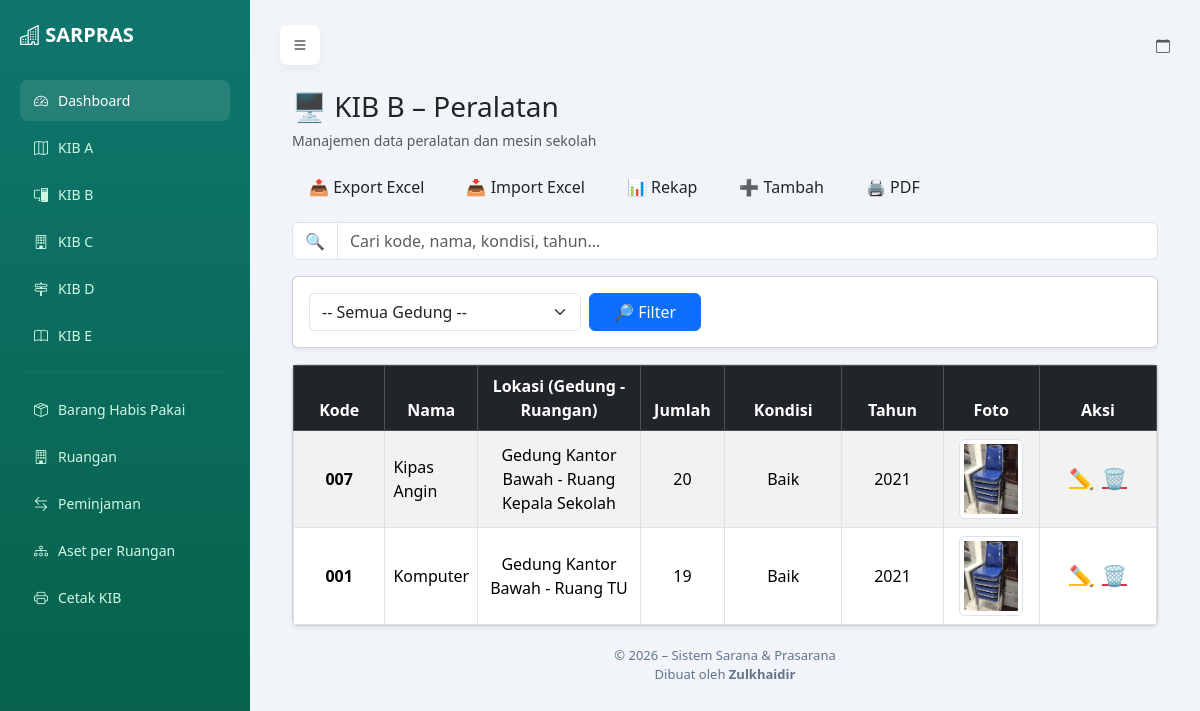
The page /peralatan/ on the database its author committed.
### sarpras/models.py (models this page shows, shortened)
class PeralatanMesin(models.Model):
    kode_barang = models.CharField(max_length=50, unique=True)
    nama = models.CharField(max_length=200)
    jumlah = models.PositiveIntegerField(default=0)
    kondisi = models.CharField(max_length=100)
    tahun_perolehan = models.PositiveIntegerField()
    gambar = models.ImageField(
        upload_to='peralatan/',
        blank=True,
        null=True)
    ruangan = models.ForeignKey ('Ruangan',
        on_delete=models.SET_NULL,
        null=True,
        blank=True,
        related_name='peralatan'
    )

class Ruangan(models.Model):
    gedung = models.ForeignKey(
        Gedung,
        on_delete=models.CASCADE,
        related_name='ruangan'
    )
    nama = models.CharField(max_length=200)
    kode = models.CharField(max_length=50)
    penanggung_jawab = models.CharField(max_length=200, blank=True, null=True)

class Gedung(models.Model):
    kode_barang = models.CharField(max_length=50)
    nama = models.CharField(max_length=200)
    lokasi = models.CharField(max_length=200)
    luas = models.FloatField()
    kondisi = models.CharField(max_length=100)
    tahun_perolehan = models.IntegerField()

### sarpras/views.py (the view)
# urls.py: path('peralatan/', views.peralatan_list, name='peralatan_list'),
def peralatan_list(request):
    query = request.GET.get('q', '')
    gedung_id = request.GET.get('gedung')
    qs = PeralatanMesin.objects.select_related('ruangan__gedung').all().order_by('-id')
    if query:
        qs = qs.filter(
            Q(kode_barang__icontains=query) |
            Q(nama__icontains=query) |
            Q(kondisi__icontains=query)
        )
    if gedung_id:
        qs = qs.filter(ruangan__gedung_id=gedung_id)
    paginator = Paginator(qs, 5)
    page_number = request.GET.get('page')
    peralatan = paginator.get_page(page_number)
    return render(request, 'sarpras/peralatan.html', {
        'data': peralatan,
        'peralatan': peralatan,
        'query': query,
        'gedungs': Gedung.objects.all(),
        'selected_gedung': gedung_id,
    })

### sarpras/templates/sarpras/peralatan.html (shortened to what this page needs)
{% extends 'sarpras/base.html' %}
{% load static %}
{% block content %}
<div class="container mt-4">
    <div class="d-flex justify-content-between align-items-center mb-3 flex-wrap gap-3">
        <div>
            <h3 class="mb-1">🖥️ KIB B – Peralatan</h3>
            <small class="text-muted">
                Manajemen data peralatan dan mesin sekolah
            </small>
        </div>
        <div class="d-flex gap-2 flex-wrap">
            <a href="{% url 'peralatan_export_excel' %}" class="btn btn-soft-secondary px-3">
                📤 Export Excel
            </a>
            <a href="{% url 'peralatan_import' %}" class="btn btn-soft-secondary px-3">
                📥 Import Excel
            </a>
            <a href="{% url 'peralatan_rekap' %}" class="btn btn-soft-secondary px-3">
                📊 Rekap
            </a>
            <a href="{% url 'peralatan_tambah' %}" class="btn btn-soft-primary px-3">
                ➕ Tambah
            </a>
            <a href="{% url 'peralatan_cetak_pdf' %}" target="_blank"
               class="btn btn-soft-secondary px-3">
                🖨️ PDF
            </a>
        </div>
    </div>
    <div class="mb-3">
        <div class="input-group">
            <span class="input-group-text bg-white">🔍</span>
            <input type="text"
                   id="searchInput"
                   class="form-control"
                   placeholder="Cari kode, nama, kondisi, tahun...">
        </div>
    </div>
<div class="card shadow-sm mb-3">
    <div class="card-body py-3">
        <form method="get" class="row g-2 align-items-center">
            <div class="col-md-4">
                <select name="gedung" class="form-select">
                    <option value="">-- Semua Gedung --</option>
                </select>
            </div>
            <div class="col-auto">
                <button type="submit" class="btn btn-primary px-4">
                    🔎 Filter
                </button>
            </div>
        </form>
    </div>
</div>
    <div class="card shadow-sm">
        <div class="table-responsive">
            <table class="table table-bordered table-striped align-middle mb-0">
                <thead class="table-dark text-center">
                    <tr>
                        <th style="width:110px;">Kode</th>
                        <th>Nama</th>
                        <th style="width:200px;">Lokasi (Gedung - Ruangan)</th>
                        <th style="width:90px;">Jumlah</th>
                        <th style="width:140px;">Kondisi</th>
                        <th style="width:120px;">Tahun</th>
                        <th style="width:120px;">Foto</th>
                        <th style="width:140px;">Aksi</th>
                    </tr>
                </thead>
                <tbody id="tableBody">
                {% for p in data %}
                    <tr>
                        <td class="text-center fw-semibold">{{ p.kode_barang }}</td>
                        <td>{{ p.nama }}</td>
                        <td class="text-center">
                            {% if p.ruangan %}
                                {{ p.ruangan.gedung.nama }} - {{ p.ruangan.nama }}
                            {% else %}
                                <span class="text-muted">Belum ditentukan</span>
                            {% endif %}
                        </td>
                        <td class="text-center">{{ p.jumlah }}</td>
                        <td class="text-center">
                            {% if p.kondisi == "Baik" %}
                                <span class="badge-kondisi badge-baik">Baik</span>
                            {% elif p.kondisi == "Rusak" %}
                                <span class="badge-kondisi badge-rusak">Rusak</span>
                            {% else %}
                                <span class="badge-kondisi badge-perbaikan">
                                    {{ p.kondisi }}
                                </span>
                            {% endif %}
                        </td>
                        <td class="text-center">{{ p.tahun_perolehan }}</td>
                        <td class="text-center">
                            {% if p.gambar %}
                                <img
                                    src="{{ p.gambar.url }}"
                                    class="img-thumbnail"
                                    style="max-height:80px; cursor:pointer;"
                                    onclick="openImageModal('{{ p.gambar.url }}')"
                                >
                            {% else %}
                                <span class="text-muted">—</span>
                            {% endif %}
                        </td>
                        <td class="text-center">
                            <div class="d-flex gap-2 justify-content-center">
                                <a href="{% url 'peralatan_edit' p.id %}"
                                   class="text-warning fs-5"
                                   title="Edit data">
                                    ✏️
                                </a>
                                <a href="{% url 'peralatan_hapus' p.id %}"
                                   class="text-danger fs-5"
                                   title="Hapus data"
                                   onclick="return confirm('Yakin ingin menghapus data ini?')">
                                    🗑️
                                </a>
                            </div>
                        </td>
                    </tr>
                {% empty %}
                    <tr>
                        <td colspan="8" class="text-center text-muted py-4">
                            Belum ada data peralatan
                        </td>
                    </tr>
                {% endfor %}
                </tbody>
            </table>
        </div>
    </div>
</div>
{% endblock %}

### sarpras/templates/sarpras/base.html (shortened to what this page needs)
<!DOCTYPE html>
<html lang="id">
<head>
    <link href="https://cdn.jsdelivr.net/npm/bootstrap@5.3.2/dist/css/bootstrap.min.css" rel="stylesheet">
    <link href="https://cdn.jsdelivr.net/npm/bootstrap-icons@1.11.1/font/bootstrap-icons.css" rel="stylesheet">
</head>
<body>
<div class="layout">
    <div class="sidebar" id="sidebar">
        <div class="brand">
            <i class="bi bi-buildings"></i> SARPRAS
        </div>
        <a href="/" class="active"><i class="bi bi-speedometer2"></i> Dashboard</a>
        <a href="{% url 'tanah_list' %}"><i class="bi bi-map"></i> KIB A</a>
        <a href="{% url 'peralatan_list' %}"><i class="bi bi-pc-display"></i> KIB B</a>
        <a href="{% url 'gedung_list' %}"><i class="bi bi-building"></i> KIB C</a>
        <a href="{% url 'jalan_list' %}"><i class="bi bi-signpost-2"></i> KIB D</a>
        <a href="{% url 'buku_list' %}"><i class="bi bi-book"></i> KIB E</a>
        <hr>
        <a href="{% url 'bhp_list' %}" class="nav-link"><i class="bi bi-box-seam"></i> Barang Habis Pakai</a>
        <a href="{% url 'ruangan_list' %}" class="nav-link"><i class="bi bi-building"></i> Ruangan</a>
<a href="{% url 'peminjaman_list' %}" class="nav-link">
    <i class="bi bi-arrow-left-right"></i> Peminjaman
</a>
<a href="{% url 'aset_per_ruangan' %}" class="nav-link">
    <i class="bi bi-diagram-3"></i> Aset per Ruangan
</a>
<a href="{% url 'semua_kib_cetak_pdf' %}" class="nav-link">
    <i class="bi bi-printer"></i> Cetak KIB
</a>
     </div>
    <div class="main" id="main">
        <div class="topbar">
            <button class="toggle-btn" id="toggleBtn">
                <i class="bi bi-list"></i>
            </button>
            <div>
                <small class="text-muted">
                    <i class="bi bi-calendar"></i> {{ now|date:"d F Y" }}
                </small>
            </div>
        </div>
        {% block content %}{% endblock %}
        <div class="footer">
            © 2026 – Sistem Sarana & Prasarana<br>
    Dibuat oleh <strong>Zulkhaidir</strong>
        </div>
    </div>
</div>
</body>
</html>

### sarpras/templates/sarpras/base.html (style rules this page uses)
body { background: #f1f5f9; margin: 0; }
.layout { display: flex; min-height: 100vh; }
.sidebar { width: 250px; background: linear-gradient(180deg,#0f766e,#065f46); color: white; padding: 20px; transition: all 0.3s ease; }
.sidebar .brand { font-weight: 700; font-size: 20px; margin-bottom: 30px; }
.sidebar a { display: flex; align-items: center; gap: 10px; padding: 10px 14px; border-radius: 8px; color: #d1fae5; text-decoration: none; margin-bottom: 6px; font-size: 14px; transition: 0.2s; }
.sidebar a:hover, .sidebar a.active { background: rgba(255,255,255,0.1); color: #ffffff; }
.sidebar hr { border-color: rgba(255,255,255,0.15); }
.main { flex: 1; padding: 25px 30px; transition: 0.3s; }
.topbar { display: flex; justify-content: space-between; align-items: center; margin-bottom: 25px; }
.toggle-btn { background: white; border: none; padding: 8px 12px; border-radius: 8px; box-shadow: 0 4px 10px rgba(0,0,0,0.05); }
.footer { text-align: center; padding: 20px; font-size: 13px; color: #64748b; }

### rows shown on the page
PeralatanMesin: kode_barang "007", nama "Kipas Angin", ruangan.gedung.nama "Gedung Kantor Bawah", ruangan.nama "Ruang Kepala Sekolah", jumlah "20", kondisi "Baik", tahun_perolehan "2021", gambar (picture)
PeralatanMesin: kode_barang "001", nama "Komputer", ruangan.gedung.nama "Gedung Kantor Bawah", ruangan.nama "Ruang TU", jumlah "19", kondisi "Baik", tahun_perolehan "2021", gambar (picture)
